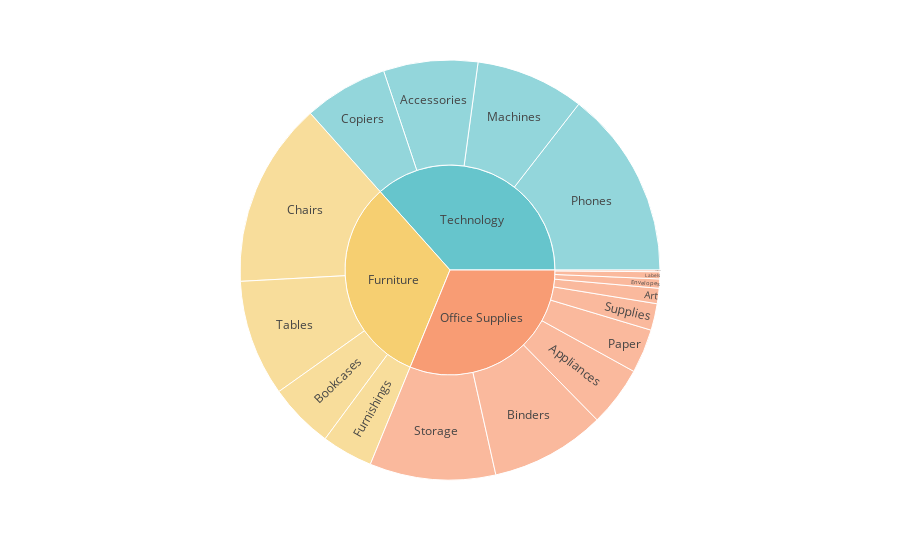

Notebook code cell kept with this figure:
### Code cell
try:
    # What we will do now is lets Summarize the Sales data by Category column and Sub-Category column
    #to understand how we are doing in sales category wise
    summary_of_sales_Catgry = storeSlsDF.groupby(['Category', 'Sub-Category'])['Sales'].sum().reset_index()
    summary_of_sales_Catgry

    # Create a nested pie chart
    fig = px.sunburst( summary_of_sales_Catgry, path=['Category','Sub-Category'], values='Sales', color_discrete_sequence=px.colors.qualitative.Pastel)

    fig.show()

except Exception as excep:
    print(f"Oops!! An uexpected error occurred: {excep}")
    
# The chart below indicates which technology categories have the most sales, and among those subcategories, phones have the highest sales.
# In Furniture Category the higest sales were from chairs and tables. In Office Supplies the Storage and Binders have the highest sales
# Art, Enevelopes and Labels have the lowest sales among all the sub categories

### Figure 1 — Plotly figure (JSON) as saved in the notebook; plotly's stock layout.template omitted (floating-point values rounded to 4 significant figures)
{"data": [{"branchvalues": "total", "domain": {"x": [0, 1], "y": [0, 1]}, "hovertemplate": "labels=%{label}<br>Sales=%{value}<br>parent=%{parent}<br>id=%{id}<extra></extra>", "ids": ["Technology/Accessories", "Office Supplies/Appliances", "Office Supplies/Art", "Office Supplies/Binders", "Furniture/Bookcases", "Furniture/Chairs", "Technology/Copiers", "Office Supplies/Envelopes", "Office Supplies/Fasteners", "Furniture/Furnishings", "Office Supplies/Labels", "Technology/Machines", "Office Supplies/Paper", "Technology/Phones", "Office Supplies/Storage", "Office Supplies/Supplies", "Furniture/Tables", "Furniture", "Office Supplies", "Technology"], "labels": ["Accessories", "Appliances", "Art", "Binders", "Bookcases", "Chairs", "Copiers", "Envelopes", "Fasteners", "Furnishings", "Labels", "Machines", "Paper", "Phones", "Storage", "Supplies", "Tables", "Furniture", "Office Supplies", "Technology"], "name": "", "parents": ["Technology", "Office Supplies", "Office Supplies", "Office Supplies", "Furniture", "Furniture", "Technology", "Office Supplies", "Office Supplies", "Furniture", "Office Supplies", "Technology", "Office Supplies", "Technology", "Office Supplies", "Office Supplies", "Furniture", "", "", ""], "type": "sunburst", "values": [164200.0, 104600.0, 26710.0, 200000.0, 113800.0, 322800.0, 146200.0, 16130.0, 3002.0, 89210.0, 12350.0, 189200.0, 76830.0, 327800.0, 219300.0, 46420.0, 202800.0, 728700.0, 705400.0, 827500.0]}], "layout": {"legend": {"tracegroupgap": 0}, "margin": {"t": 60}, "sunburstcolorway": ["rgb(102, 197, 204)", "rgb(246, 207, 113)", "rgb(248, 156, 116)", "rgb(220, 176, 242)", "rgb(135, 197, 95)", "rgb(158, 185, 243)", "rgb(254, 136, 177)", "rgb(201, 219, 116)", "rgb(139, 224, 164)", "rgb(180, 151, 231)", "rgb(179, 179, 179)"]}}
